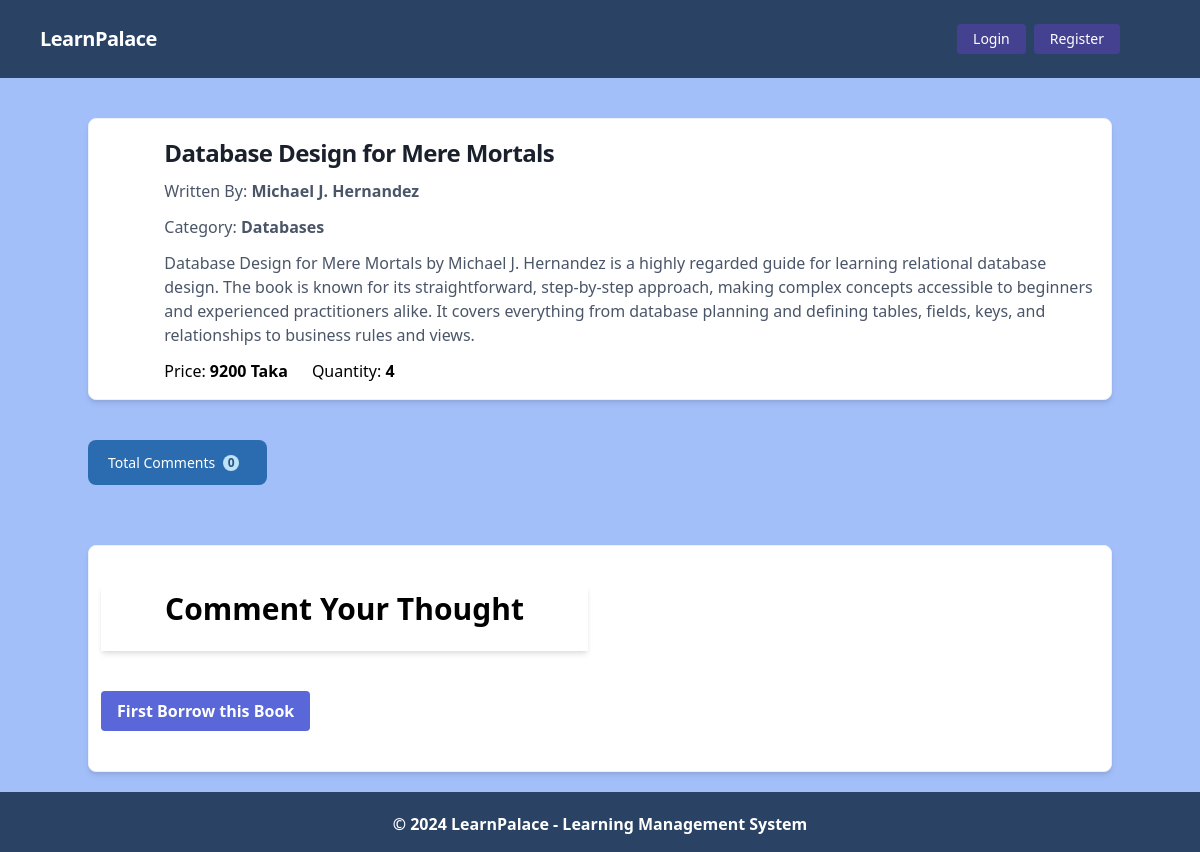
The app's page /books/bookDetails/6/, older data.
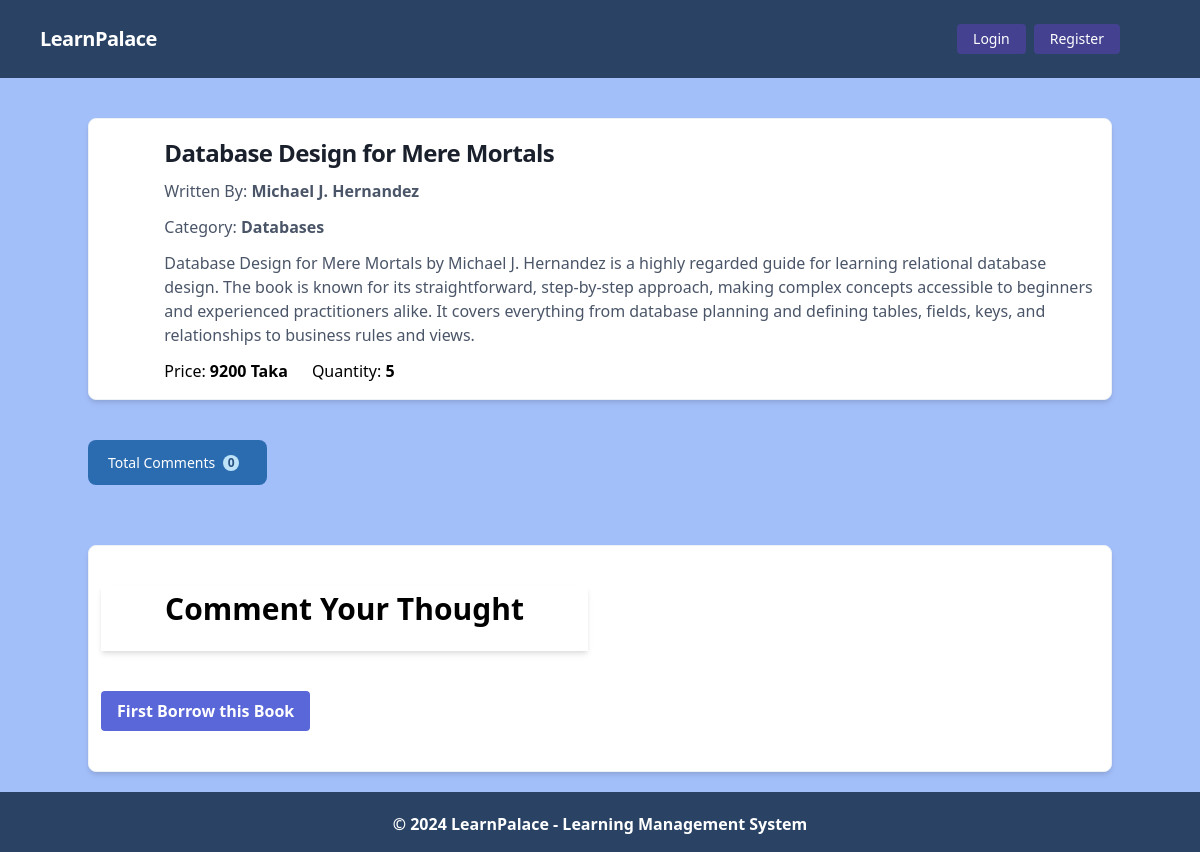
The same page, newer data.
### books/models.py (models this page shows, shortened)
class BookModel(models.Model):
    book_name = models.CharField(max_length=100)
    author_name = models.CharField(max_length=100, blank=True, null=True)
    description = models.CharField(max_length=500)
    quantity = models.IntegerField()
    price = models.IntegerField()
    category = models.ForeignKey(BookCategoryModel, on_delete=models.CASCADE)
    book_img = models.ImageField(upload_to='book/media/uploads/')

class BookCategoryModel(models.Model):
    name = models.CharField(max_length=50)
    slug = models.SlugField(max_length=100, unique=True)
    def __str__(self):
        return self.name

### books/views.py (the view, shortened to what this page needs)
# urls.py: path('bookDetails/<int:id>/', views.bookDetailsView.as_view(), name='bookDetails'),
class bookDetailsView(DetailView):
    model = models.BookModel
    template_name = 'books/books_details.html'
    pk_url_kwarg = 'id'
    def get_context_data(self, **kwargs):
        context = super().get_context_data(**kwargs)
        book = self.object
        comments = book.comments.all()
        comment_form = forms.CommentsForm()
        for field in comment_form.fields.values():
            field.widget.attrs.update({
                'class': (
                    'appearance-none block w-full bg-gray-200 '
                    'text-gray-700 border border-gray-200 rounded '
                    'py-3 px-4 leading-tight focus:outline-none '
                    'focus:bg-white focus:border-gray-500'
                )
            })
        context['book'] = book
        context['comments'] = comments
        context['comment_form'] = comment_form
        if self.request.user.is_authenticated:
            context['is_borrowed'] = models.BookBorrowModel.objects.filter(borrowed_by=self.request.user, book_name=book).exists()
        else:
            context['is_borrowed'] = False
        return context

### books/templates/books/books_details.html (shortened to what the changed rows need)
{% extends 'base.html' %}
{% load static %}
{% block content %}
<div class="flex shadow-md  mt-10 flex-col items-center bg-white border border-gray-200 rounded-lg shadow md:flex-row   hover:bg-gray-100 dark:border-gray-700 dark:bg-gray-800 dark:hover:bg-gray-700">
  <div class="flex flex-col justify-between p-4 leading-normal">
      <h5 class="mb-2 text-2xl font-bold tracking-tight text-gray-900 dark:text-white">{{ book.book_name }} </h5>
      <p class="mb-3 font-normal text-gray-700 dark:text-gray-400 ">Written By: <span class="font-bold">  {{ book.author_name }} </span></p>
      <p class="mb-3 font-normal text-gray-700 dark:text-gray-400 ">Category: <span class="font-bold">  {{ book.category }} </span></p>
      <p class="mb-3 font-normal text-gray-700 dark:text-gray-400"> {{ book.description }} </p>
      <div class="flex justify-between">
        <div class="flex gap-6">
          <p> <span> Price: </span> <span class="font-bold">  {{ book.price }} Taka </span> </p>
          <p> <span class=""> Quantity: </span> <span class="font-bold"> {{ book.quantity }} </span> </p>
        </div>
      </div>
  </div>
</div>
<div class="flex shadow-md  mt-10 flex-col items-start bg-white border border-gray-200 rounded-lg shadow md:flex-row   hover:bg-gray-100 dark:border-gray-700 dark:bg-gray-800 dark:hover:bg-gray-700">
  <div class="w-full md:h-auto md:w-1/2 " >
    <div class="bg-white px-3 py-4 rounded-xl my-6">
        <h1 class="font-bold text-3xl text-center pb-5 shadow-md">Comment Your Thought</h1>
    </div>
  </div>
</div>
{% endblock %}

Row changes from the older to the newer data that the page shows:
changed BookModel "Database Design for Mere Mortals": quantity "4" → "5"
